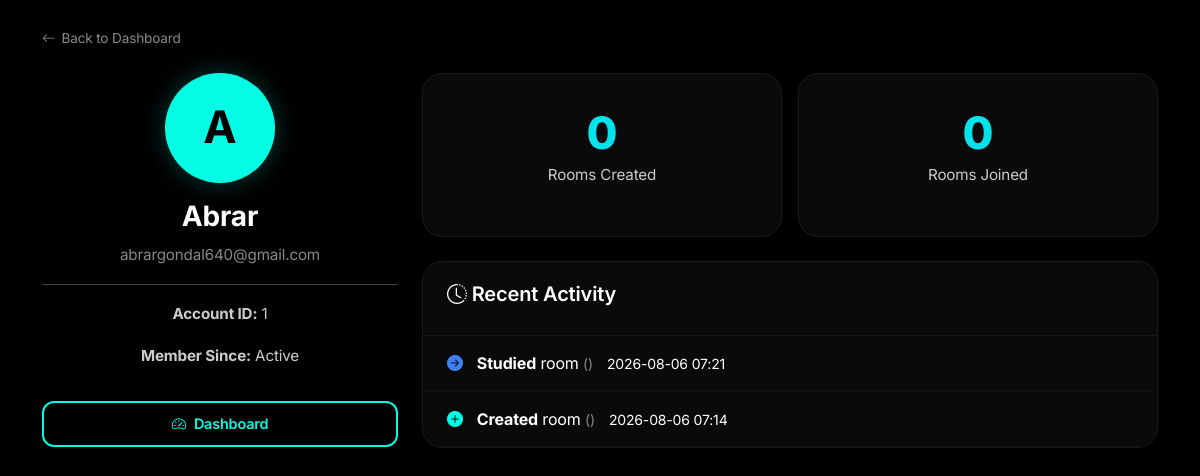
The app's page /profile (signed in) with its own data.
### app.py (models this page shows, shortened)
class User(db.Model, UserMixin):
    id = db.Column(db.Integer, primary_key=True)
    username = db.Column(db.String(80), unique=True, nullable=False)
    email = db.Column(db.String(120), unique=True, nullable=False)
    password_hash = db.Column(db.String(200), nullable=False)

class StudyHistory(db.Model):
    id = db.Column(db.Integer, primary_key=True)
    user_id = db.Column(db.Integer, db.ForeignKey('user.id'), nullable=False)
    room_id = db.Column(db.Integer, db.ForeignKey('room.id', ondelete='CASCADE'), nullable=False)
    action = db.Column(db.String(20), nullable=False)
    timestamp = db.Column(db.DateTime, default=datetime.utcnow)
    user = db.relationship('User', backref='history')
    room = db.relationship('Room')

### app.py (the view)
@app.route('/profile')
@login_required
def profile():
    history = StudyHistory.query.filter_by(user_id=current_user.id).order_by(StudyHistory.timestamp.desc()).limit(20).all()
    created_rooms = Room.query.filter_by(created_by=current_user.id).all()
    joined_rooms = current_user.joined_rooms
    return render_template('profile.html', user=current_user, history=history, created_rooms=created_rooms, joined_rooms=joined_rooms)

### app.py (called while the page is built)
@login_manager.user_loader
def load_user(user_id):
    return db.session.get(User, int(user_id))

### templates/profile.html
{% extends "base.html" %}
{% block content %}
<div class="profile-page">
    <div class="container py-4">
        <a href="/dashboard" class="back-link mb-4">
            <i class="bi bi-arrow-left"></i> Back to Dashboard
        </a>
        <div class="row g-4">
            <div class="col-lg-4">
                <div class="profile-card">
                    <div class="profile-card-body text-center">
                        <div class="profile-avatar-large mx-auto mb-3">
                            <span>{{ user.username[0] | upper }}</span>
                        </div>
                        <h3>{{ user.username }}</h3>
                        <p class="text-muted-custom">{{ user.email }}</p>
                        <hr>
                        <div class="profile-info">
                            <p><strong>Account ID:</strong> {{ user.id }}</p>
                            <p><strong>Member Since:</strong> Active</p>
                        </div>
                        <a href="/dashboard" class="btn btn-outline-primary-custom w-100 mt-3">
                            <i class="bi bi-speedometer2"></i> Dashboard
                        </a>
                    </div>
                </div>
            </div>
            <div class="col-lg-8">
                <div class="stats-row row g-3 mb-4">
                    <div class="col-6">
                        <div class="stat-box">
                            <h2 class="text-gradient">{{ created_rooms|length }}</h2>
                            <p>Rooms Created</p>
                        </div>
                    </div>
                    <div class="col-6">
                        <div class="stat-box">
                            <h2 class="text-gradient">{{ joined_rooms|length }}</h2>
                            <p>Rooms Joined</p>
                        </div>
                    </div>
                </div>
                <div class="activity-card">
                    <div class="activity-header">
                        <h4><i class="bi bi-clock-history"></i> Recent Activity</h4>
                    </div>
                    <div class="activity-body">
                        {% if history %}
                            {% for entry in history %}
                            <div class="activity-item">
                                <div class="activity-icon">
                                    {% if entry.action == 'created' %}
                                        <i class="bi bi-plus-circle-fill text-primary-custom"></i>
                                    {% elif entry.action == 'joined' %}
                                        <i class="bi bi-door-open-fill" style="color:#10B981;"></i>
                                    {% else %}
                                        <i class="bi bi-arrow-right-circle-fill" style="color:#3B82F6;"></i>
                                    {% endif %}
                                </div>
                                <div class="activity-content">
                                    <span><strong>{{ entry.action | capitalize }}</strong> room <strong>{{ entry.room.name }}</strong></span>
                                    <small class="text-muted-custom">({{ entry.room.course_code }})</small>
                                </div>
                                <div class="activity-time">
                                    <small>{{ entry.timestamp.strftime('%Y-%m-%d %H:%M') }}</small>
                                </div>
                            </div>
                            {% endfor %}
                        {% else %}
                            <div class="activity-empty">
                                <i class="bi bi-inbox"></i>
                                <p>No activity yet. Join or create a room!</p>
                            </div>
                        {% endif %}
                    </div>
                </div>
            </div>
        </div>
    </div>
</div>
{% endblock %}

### templates/base.html (shortened to what this page needs)
<!DOCTYPE html>
<html lang="en">
<head>
    <link href="https://cdn.jsdelivr.net/npm/bootstrap@5.3.0/dist/css/bootstrap.min.css" rel="stylesheet">
    <link rel="stylesheet" href="https://cdn.jsdelivr.net/npm/bootstrap-icons@1.11.3/font/bootstrap-icons.min.css">
    <link rel="stylesheet" href="{{ url_for('static', filename='style.css') }}">
</head>
<body>
    <main>
        {% block content %}{% endblock %}
    </main>
</body>
</html>

### static/style.css (style rules this page uses)
:root { --primary: #03FCE3; --primary-light: #4FFDEF; --primary-dark: #02D4BF; --primary-glow: rgba(3, 252, 227, 0.35); --success: #10B981; --warning: #F59E0B; --danger: #EF4444; --info: #3B82F6; --bg-primary: #000000; --bg-card: #0A0A0A; --bg-surface: #0F0F0F; --bg-input: #050505; --text-primary: #FFFFFF; --text-secondary: #CCCCCC; --text-muted: #888888; --text-dark: #000000; --border-light: rgba(3, 252, 227, 0.16); --border-medium: rgba(40, 40, 40, 0.6); --border-dark: #1A1A1A; --gradient-primary: linear-gradient(135deg, #03FCE3 0%, #02C9F0 100%); --shadow-sm: 0 2px 6px rgba(0,0,0,0.8); --shadow-md: 0 4px 12px rgba(0,0,0,0.9); --shadow-lg: 0 8px 24px rgba(0,0,0,0.95); --shadow-glow: 0 0 25px rgba(3,252,227,0.25); --shadow-glow-sm: 0 0 15px rgba(3,252,227,0.2); --radius-sm: 8px; --radius-md: 12px; --radius-lg: 16px; --radius-xl: 20px; --radius-2xl: 24px; --transition-fast: 0.15s ease; --transition-normal: 0.3s ease; }
*,*::before,*::after { box-sizing:border-box;margin:0;padding:0 }
html { scroll-behavior:smooth;-webkit-font-smoothing:antialiased }
body { background:#000;color:#fff;font-family:'Inter',-apple-system,BlinkMacSystemFont,'Segoe UI',Roboto,sans-serif;line-height:1.65;min-height:100vh;overflow-x:hidden;letter-spacing:-0.01em }
* { scrollbar-width:thin;scrollbar-color:#03FCE3 #000 }
a { color:#03FCE3;text-decoration:none;transition:all 0.15s }
h1,h2,h3,h4,h5,h6 { color:#fff;font-weight:700;line-height:1.25;margin-bottom:.5rem }
h2 { font-size:clamp(1.5rem,4vw,2.25rem) }
h3 { font-size:clamp(1.25rem,3vw,1.75rem) }
h4 { font-size:1.25rem;font-weight:600 }
p { color:#ccc;margin-bottom:1rem;font-size:.95rem;line-height:1.7 }
.text-gradient { background:linear-gradient(135deg,#03FCE3,#02C9F0);-webkit-background-clip:text;-webkit-text-fill-color:transparent;background-clip:text;font-weight:800 }
.text-primary-custom { color:#03FCE3!important }
.text-muted-custom { color:#888!important }
.btn { font-weight:600;border-radius:12px;padding:10px 24px;transition:all 0.3s;border:none;cursor:pointer;display:inline-flex;align-items:center;justify-content:center;gap:8px;font-size:.9rem;position:relative;overflow:hidden;white-space:nowrap }
.btn-outline-primary-custom { border:2px solid #03FCE3;color:#03FCE3;background:transparent }
.back-link { display:inline-flex;align-items:center;gap:6px;color:#888;font-size:.85rem;transition:all 0.15s }
.profile-avatar-large { width:110px;height:110px;background:#03FCE3;border-radius:50%;display:flex;align-items:center;justify-content:center;font-size:2.8rem;font-weight:700;color:#000;margin:0 auto;box-shadow:0 0 25px rgba(3,252,227,0.25) }
.stat-box { background:#0A0A0A;border:1px solid #1A1A1A;border-radius:20px;padding:2rem;text-align:center }
.stat-box h2 { font-size:2.8rem;margin:0;color:#03FCE3 }
.activity-card { background:#0A0A0A;border:1px solid #1A1A1A;border-radius:20px;overflow:hidden }
.activity-header { padding:1.25rem 1.5rem;border-bottom:1px solid #1A1A1A;font-weight:600;color:#fff }
.activity-item { display:flex;align-items:center;gap:14px;padding:14px 1.5rem;border-bottom:1px solid #111 }

### records on screen
User: username "A", username "Abrar", email "abrargondal640@gmail.com", id "1"
StudyHistory: action "Studied", timestamp "2026-08-06 07:21"
StudyHistory: action "Created", timestamp "2026-08-06 07:14"

### other values on screen
{{ created_rooms|length }} "0"
{{ joined_rooms|length }} "0"
